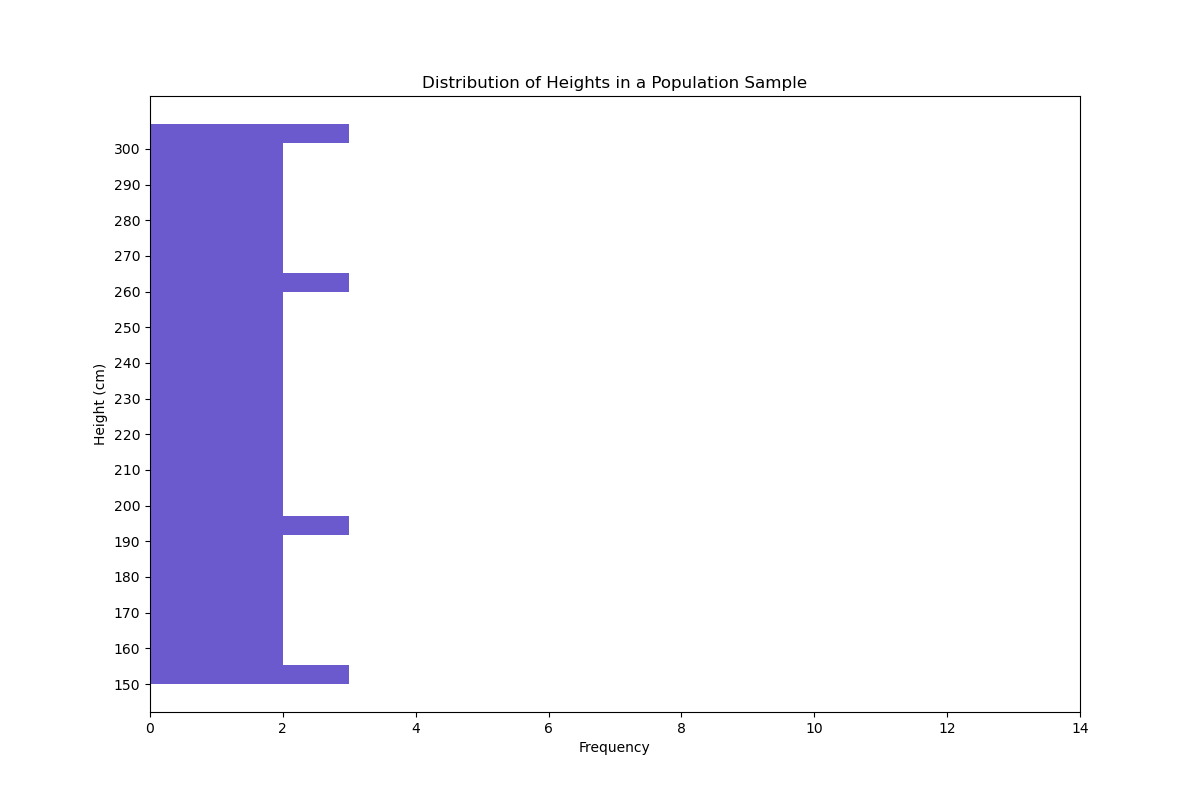

Generate this figure with Python:

import matplotlib.pyplot as plt

# Data representing heights of individuals
heights = [
    150, 152, 155, 157, 160, 162, 165, 167, 170, 172, 175, 177, 180, 182,
    185, 187, 190, 192, 195, 197, 200, 202, 205, 207, 210, 212, 215, 217,
    220, 222, 225, 227, 230, 232, 235, 237, 240, 242, 245, 247, 250, 252,
    255, 257, 260, 262, 265, 267, 270, 272, 275, 277, 280, 282, 285, 287,
    290, 292, 295, 297, 300, 302, 305, 307
]

# Set figure size
plt.figure(figsize=(12, 8))

# Create a horizontal histogram with modified color and bin width
plt.hist(heights, bins=30, color='#6A5ACD', orientation='horizontal')

# Set the chart title and labels
plt.title('Distribution of Heights in a Population Sample')
plt.xlabel('Frequency')
plt.ylabel('Height (cm)')

# Customize the tick marks
plt.xticks(range(0, 15, 2))
plt.yticks(range(150, 310, 10))

# Adjust the width of the histogram bars
plt.bar_width = 0.8

# Display the plot
plt.show()
